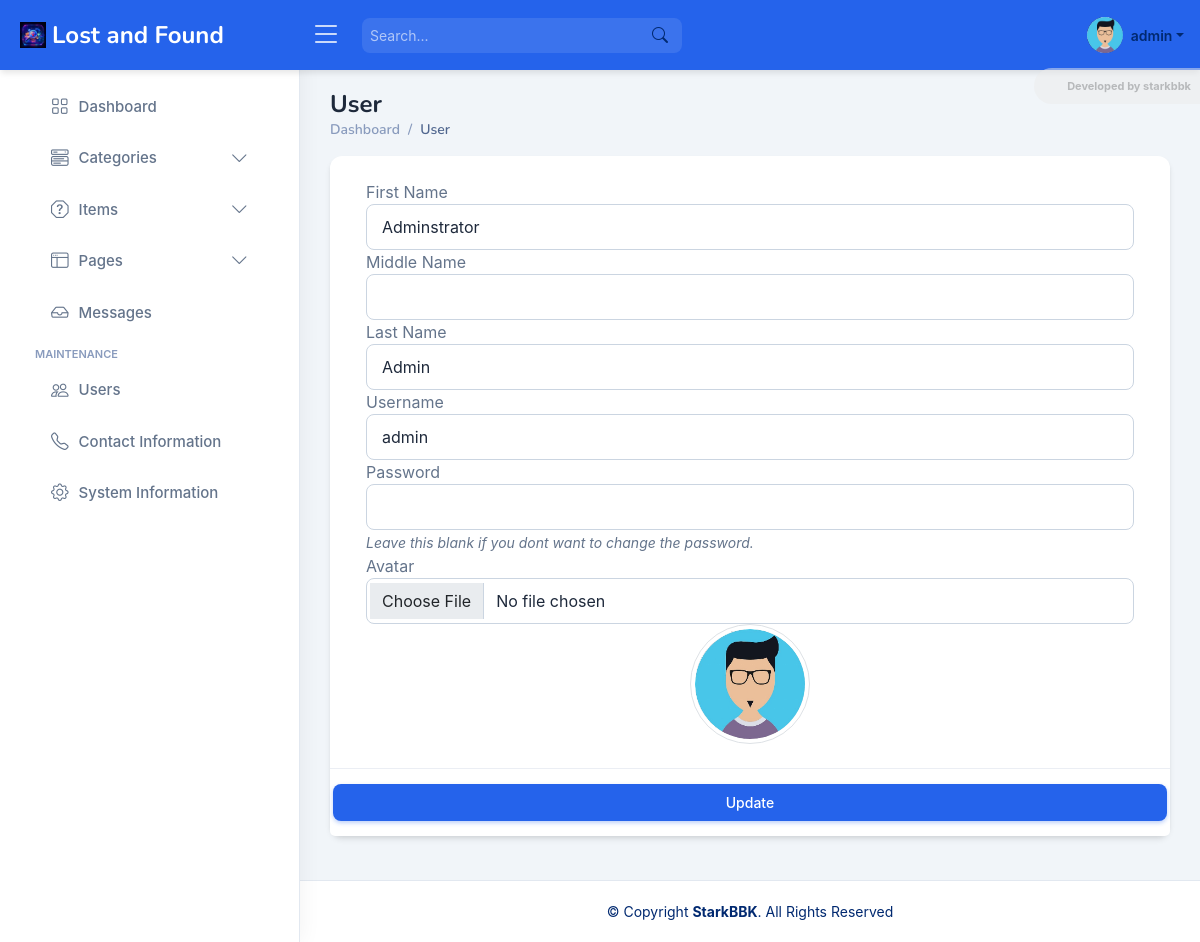
Page /admin?page=user (signed in) on the committed database.
### tables this page shows
CREATE TABLE `users` (
  `id` int(50) NOT NULL AUTO_INCREMENT,
  `firstname` varchar(250) NOT NULL,
  `middlename` text DEFAULT NULL,
  `lastname` varchar(250) NOT NULL,
  `username` text NOT NULL,
  `password` text NOT NULL,
  `avatar` text DEFAULT NULL,
  `last_login` datetime DEFAULT NULL,
  `type` tinyint(1) NOT NULL DEFAULT 0,
  `date_added` datetime NOT NULL DEFAULT current_timestamp(),
  `date_updated` datetime DEFAULT current_timestamp() ON UPDATE current_timestamp(),
  PRIMARY KEY (`id`)
);

### classes/DBConnection.php (called while the page is built, shortened)
<?php
class DBConnection{
    private $host = DB_SERVER;
    private $username = DB_USERNAME;
    private $password = DB_PASSWORD;
    private $database = DB_NAME;
    private $port = DB_PORT;
    public $conn;
    public function __construct(){
        if (!isset($this->conn)) {
            $this->conn = new mysqli($this->host, $this->username, $this->password, $this->database, $this->port);
        }
    }
}
?>

### classes/SystemSettings.php (called while the page is built, shortened)
<?php
class SystemSettings extends DBConnection{
	function userdata($field = ''){
		if(!empty($field)){
			if(isset($_SESSION['userdata'][$field]))
				return $_SESSION['userdata'][$field];
			else
				return null;
		}else{
			return false;
		}
	}
}
$_settings = new SystemSettings();
?>

### config.php (called while the page is built, shortened)
<?php
require_once('classes/DBConnection.php');
require_once('classes/SystemSettings.php');
function validate_image($file){
    global $_settings;
	if(!empty($file)){
        $ex = explode("?",$file);
        $file = $ex[0];
        $ts = isset($ex[1]) ? "?".$ex[1] : '';
		if(is_file(base_app.$file)){
			return base_url.$file.$ts;
		}else{
			return base_url.($_settings->info('logo'));
		}
	}else{
		return base_url.($_settings->info('logo'));
	}
}
?>

### admin/user/index.php (the view, shortened to what this page needs)
<?php
$user = $conn->query("SELECT * FROM users where id ='".$_settings->userdata('id')."'");
foreach($user->fetch_array() as $k =>$v){
	$meta[$k] = $v;
}
?>
<section class="section">
	<div class="card card-outline rounded-0 card-navy">
		<div class="card-body">
			<div class="container-fluid">
				<form action="" id="manage-user">
					<div class="form-group">
						<label for="name">First Name</label>
						<input type="text" name="firstname" id="firstname" class="form-control" value="<?php echo isset($meta['firstname']) ? $meta['firstname']: '' ?>" required>
					</div>
					<div class="form-group">
						<label for="name">Middle Name</label>
						<input type="text" name="middlename" id="middlename" class="form-control" value="<?php echo isset($meta['middlename']) ? $meta['middlename']: '' ?>">
					</div>
					<div class="form-group">
						<label for="name">Last Name</label>
						<input type="text" name="lastname" id="lastname" class="form-control" value="<?php echo isset($meta['lastname']) ? $meta['lastname']: '' ?>" required>
					</div>
					<div class="form-group">
						<label for="username">Username</label>
						<input type="text" name="username" id="username" class="form-control" value="<?php echo isset($meta['username']) ? $meta['username']: '' ?>" required  autocomplete="off">
					</div>
					<div class="form-group">
						<label for="password">Password</label>
						<input type="password" name="password" id="password" class="form-control" value="" autocomplete="off">
						<small><i>Leave this blank if you dont want to change the password.</i></small>
					</div>
					<div class="form-group">
						<label for="" class="control-label">Avatar</label>
						<div class="custom-file">
						<input type="file" class="form-control" id="customFile" name="img" onchange="displayImg(this,$(this))" accept="image/png, image/jpeg">
						</div>
					</div>
					<div class="form-group d-flex justify-content-center">
						<img src="<?php echo validate_image(isset($meta['avatar']) ? $meta['avatar'] :'') ?>" alt="" id="cimg" class="img-fluid img-thumbnail">
					</div>
				</form>
			</div>
		</div>
		<div class="card-footer">
				<div class="col-md-12">
					<div class="row">
						<button class="btn btn-sm btn-primary bg-gradient-teal border-0" form="manage-user">Update</button>
					</div>
				</div>
			</div>
	</div>
</section>

### assets/css/style.css (style rules this page uses)
:root { scroll-behavior: smooth; }
body { font-family: "Open Sans", sans-serif; background: #f6f9ff; color: #444444; }
.card { margin-bottom: 30px; border: none; border-radius: 5px; box-shadow: 0px 0 30px rgba(1, 41, 112, 0.1); }
.card-header, .card-footer { border-color: #ebeef4; background-color: #fff; color: #798eb3; padding: 15px; }
.card-body { padding: 0 20px 20px 20px; }

### assets/css/custom.css (style rules this page uses)
:root { --bg-body: #f1f5f9; --bg-white: #ffffff; --primary-blue: #2563eb; --primary-light: #3b82f6; --primary-dark: #1d4ed8; --text-heading: #1e293b; --text-body: #64748b; --border-color: #e2e8f0; --card-shadow: 0 4px 6px -1px rgba(0, 0, 0, 0.1), 0 2px 4px -1px rgba(0, 0, 0, 0.06); --border-radius: 12px; }
body { background-color: var(--bg-body) !important; font-family: 'Inter', 'Poppins', sans-serif !important; color: var(--text-body); min-height: 100vh; }
body::before, body::after { display: none; }
.card { background-color: var(--bg-white) !important; border: 1px solid var(--border-color) !important; border-radius: var(--border-radius) !important; box-shadow: var(--card-shadow) !important; margin-bottom: 24px; border: none !important; }
.card-body { padding: 24px; }
.form-control, .form-select { background-color: #ffffff !important; border: 1px solid #cbd5e1 !important; color: var(--text-heading) !important; border-radius: 8px; padding: 10px 15px; }
.btn-primary { background-color: var(--primary-blue) !important; border: none; box-shadow: 0 2px 4px rgba(37, 99, 235, 0.3); border-radius: 8px; padding: 8px 16px; font-weight: 500; }

### admin/user/index.php (style rules this page uses)
img#cimg { height: 15vh; width: 15vh; object-fit: cover; border-radius: 100% 100%; }

### rows in the picture
users: firstname "Adminstrator", lastname "Admin", username "admin", avatar (picture)

### other values in the picture
$_settings->userdata('username') "admin"
str_replace(['_', '/'], ' ', ($pageSplit[1] ?? $page)) "User"
